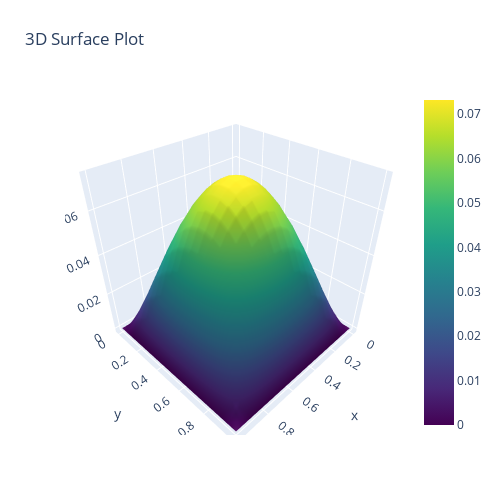

Notebook code cell kept with this figure:
### Code cell
fig = go.Figure(data=[go.Surface(x=x, y=y, z=U.reshape(m, n), colorscale="Viridis")])
fig.update_layout(
    title="3D Surface Plot",
    autosize=False,
    width=500,
    height=500,
    margin=dict(l=65, r=50, b=65, t=90),
)
fig.show()
fig.write_html("surface_plot.html")

### Figure 1 — Plotly figure (JSON) as saved in the notebook; plotly's stock layout.template omitted (floating-point values rounded to 4 significant figures; data arrays with more than 128 entries replaced by an {"elided": "..."} marker saying what was removed)
{"data": [{"colorscale": [[0, "#440154"], [0.1111, "#482878"], [0.2222, "#3e4989"], [0.3333, "#31688e"], [0.4444, "#26828e"], [0.5556, "#1f9e89"], [0.6667, "#35b779"], [0.7778, "#6ece58"], [0.8889, "#b5de2b"], [1, "#fde725"]], "type": "surface", "x": [0, 0.05263, 0.1053, 0.1579, 0.2105, 0.2632, 0.3158, 0.3684, 0.4211, 0.4737, 0.5263, 0.5789, 0.6316, 0.6842, 0.7368, 0.7895, 0.8421, 0.8947, 0.9474, 1], "y": [0, 0.05263, 0.1053, 0.1579, 0.2105, 0.2632, 0.3158, 0.3684, 0.4211, 0.4737, 0.5263, 0.5789, 0.6316, 0.6842, 0.7368, 0.7895, 0.8421, 0.8947, 0.9474, 1], "z": {"elided": "20x20 float values"}}], "layout": {"autosize": false, "height": 500, "margin": {"b": 65, "l": 65, "r": 50, "t": 90}, "title": {"text": "3D Surface Plot"}, "width": 500}}
